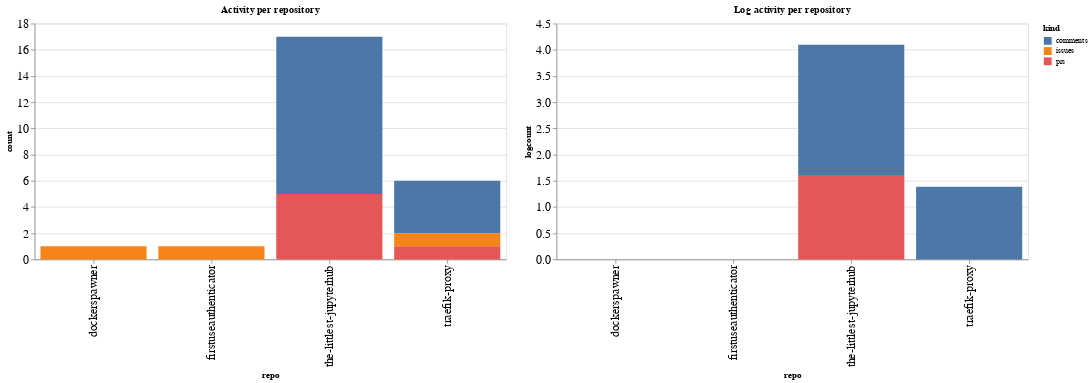

Notebook code cell kept with this figure:
### Code cell
ch1 = alt.Chart(repo_summaries, width=600, title="Activity per repository").mark_bar().encode(
    x='repo',
    y='count',
    color='kind',
    tooltip="kind"
)

ch2 = alt.Chart(repo_summaries, width=600, title="Log activity per repository").mark_bar().encode(
    x='repo',
    y='logcount',
    color='kind',
    tooltip="kind"
)

ch1 | ch2

### Figure 1 — Vega-Lite specification as saved in the notebook (floating-point values rounded to 4 significant figures)
{"config": {"axisLeft": {"labelFontSize": 15}, "axisBottom": {"labelFontSize": 15}}, "hconcat": [{"mark": "bar", "encoding": {"color": {"type": "nominal", "field": "kind"}, "tooltip": {"type": "nominal", "field": "kind"}, "x": {"type": "nominal", "field": "repo"}, "y": {"type": "quantitative", "field": "count"}}, "title": "Activity per repository", "width": 600}, {"mark": "bar", "encoding": {"color": {"type": "nominal", "field": "kind"}, "tooltip": {"type": "nominal", "field": "kind"}, "x": {"type": "nominal", "field": "repo"}, "y": {"type": "quantitative", "field": "logcount"}}, "title": "Log activity per repository", "width": 600}], "data": {"name": "data-4f11eb45b9bf73c9ea374924bb1693e8"}, "$schema": "https://vega.github.io/schema/vega-lite/v4.8.1.json", "datasets": {"data-4f11eb45b9bf73c9ea374924bb1693e8": [{"repo": "dockerspawner", "kind": "issues", "count": 1, "logcount": 0.0}, {"repo": "firstuseauthenticator", "kind": "issues", "count": 1, "logcount": 0.0}, {"repo": "the-littlest-jupyterhub", "kind": "comments", "count": 12, "logcount": 2.485}, {"repo": "the-littlest-jupyterhub", "kind": "prs", "count": 5, "logcount": 1.609}, {"repo": "traefik-proxy", "kind": "comments", "count": 4, "logcount": 1.386}, {"repo": "traefik-proxy", "kind": "issues", "count": 1, "logcount": 0.0}, {"repo": "traefik-proxy", "kind": "prs", "count": 1, "logcount": 0.0}]}}
